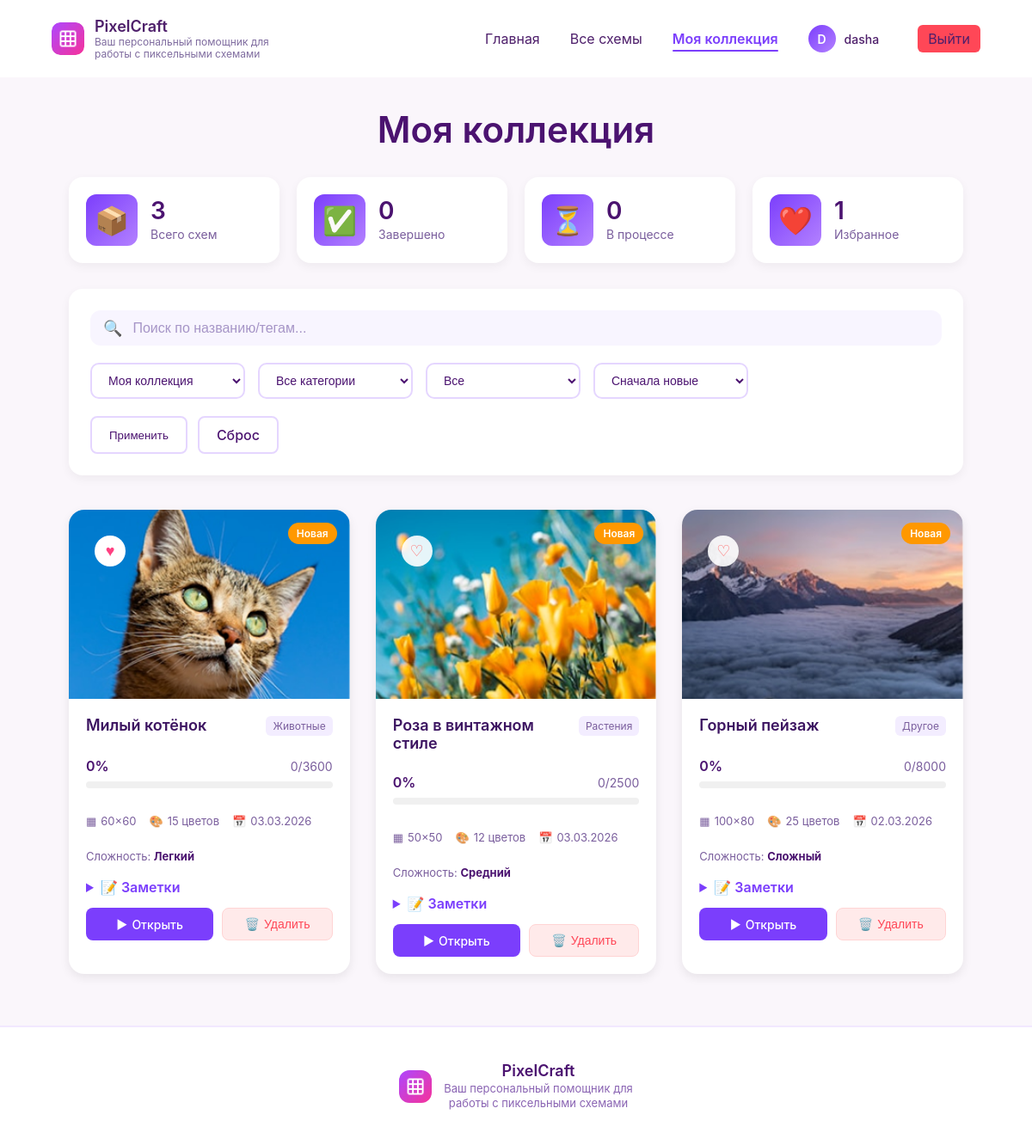
/app/views/myCollection.php (signed in), run on the app's committed database.
### tables this page shows
CREATE TABLE `collection_pattern` (
  `collection_id` int NOT NULL,
  `pattern_id` int NOT NULL,
  `added_at` timestamp NULL DEFAULT CURRENT_TIMESTAMP,
  `is_favorite` tinyint(1) NOT NULL DEFAULT '0',
  `notes` text,
  PRIMARY KEY (`collection_id`,`pattern_id`),
  KEY `pattern_id` (`pattern_id`),
  CONSTRAINT `collection_pattern_ibfk_1` FOREIGN KEY (`collection_id`) REFERENCES `collection` (`collection_id`) ON DELETE CASCADE,
  CONSTRAINT `collection_pattern_ibfk_2` FOREIGN KEY (`pattern_id`) REFERENCES `pattern` (`pattern_id`) ON DELETE CASCADE
);

CREATE TABLE `pattern` (
  `pattern_id` int NOT NULL AUTO_INCREMENT,
  `title` varchar(200) NOT NULL,
  `image_path` varchar(500) DEFAULT NULL,
  `category_id` int DEFAULT NULL,
  `difficulty` enum('beginner','intermediate','advanced') DEFAULT 'beginner',
  `width` int NOT NULL,
  `height` int NOT NULL,
  `total_pixels` int NOT NULL,
  `color_count` int NOT NULL,
  `tags` text,
  `description` text,
  `is_active` tinyint NOT NULL DEFAULT '1',
  `created_at` timestamp NULL DEFAULT CURRENT_TIMESTAMP,
  PRIMARY KEY (`pattern_id`),
  UNIQUE KEY `uq_pattern_title` (`title`),
  KEY `idx_pattern_title` (`title`),
  KEY `idx_pattern_category` (`category_id`),
  KEY `idx_pattern_difficulty` (`difficulty`),
  KEY `idx_pattern_is_active` (`is_active`),
  CONSTRAINT `pattern_ibfk_1` FOREIGN KEY (`category_id`) REFERENCES `category` (`category_id`) ON DELETE SET NULL
);

CREATE TABLE `category` (
  `category_id` int NOT NULL AUTO_INCREMENT,
  `category_name` varchar(100) NOT NULL,
  `description` text,
  PRIMARY KEY (`category_id`),
  UNIQUE KEY `uq_category_name` (`category_name`)
);

### app/views/myCollection.php (the view, shortened to what this page needs)
<?php
$db = getDB();
function h(string $s): string { return htmlspecialchars($s, ENT_QUOTES | ENT_SUBSTITUTE, 'UTF-8'); }
function difficultyLabel(string $d): string {
    return match($d) {
        'beginner' => 'Легкий',
        'intermediate' => 'Средний',
        'advanced' => 'Сложный',
        default => $d
    };
}
$userId = isset($_SESSION['user_id']) ? (int)$_SESSION['user_id'] : 0;
    ?>
<?php
$stmt = $db->prepare("SELECT collection_id, name, description, created_at FROM collection WHERE user_id = :uid ORDER BY created_at DESC");
$stmt->execute([':uid' => $userId]);
$userCollections = $stmt->fetchAll(PDO::FETCH_ASSOC);
$selectedCollectionId = (int)($_GET['collection_id'] ?? $userCollections[0]['collection_id']);
$q = trim((string)($_GET['q'] ?? ''));
$category = trim((string)($_GET['category'] ?? ''));
$status = trim((string)($_GET['status'] ?? 'all'));
$sort = trim((string)($_GET['sort'] ?? 'date-desc'));
$page = max(1, (int)($_GET['page'] ?? 1));
$where = [];
$params = [
    ':cid' => $selectedCollectionId,
    ':uid' => $userId
];
$whereSql = $where ? (" AND " . implode(" AND ", $where)) : "";
$orderSql = match($sort) {
    'date-asc' => "cp.added_at ASC",
    'name-asc' => "p.title ASC",
    'name-desc' => "p.title DESC",
    'progress-desc' => "COALESCE(pr.completion_percentage, 0) DESC, cp.added_at DESC",
    'progress-asc' => "COALESCE(pr.completion_percentage, 0) ASC, cp.added_at DESC",
    default => "cp.added_at DESC"
};
$countStmt = $db->prepare("
    SELECT COUNT(*)
    FROM collection_pattern cp
    JOIN pattern p ON p.pattern_id = cp.pattern_id
    LEFT JOIN category cat ON cat.category_id = p.category_id
    LEFT JOIN progress pr ON pr.user_id = :uid AND pr.pattern_id = p.pattern_id
    WHERE cp.collection_id = :cid
    $whereSql
");
$countStmt->execute($params);
$totalItems = (int)$countStmt->fetchColumn();
$totalPages = max(1, (int)ceil($totalItems / ITEMS_PER_PAGE));
$page = min($page, $totalPages);
$offset = ($page - 1) * ITEMS_PER_PAGE;
$listStmt = $db->prepare("
    SELECT
        p.pattern_id, p.title, p.image_path, p.width, p.height, p.total_pixels, p.color_count, p.difficulty, p.tags, p.description,
        cat.category_name,
        cp.added_at, cp.is_favorite, cp.notes,
        COALESCE(pr.completion_percentage, 0) AS completion_percentage,
        COALESCE(pr.pixels_marked, 0) AS pixels_marked
    FROM collection_pattern cp
    JOIN pattern p ON p.pattern_id = cp.pattern_id
    LEFT JOIN category cat ON cat.category_id = p.category_id
    LEFT JOIN progress pr ON pr.user_id = :uid AND pr.pattern_id = p.pattern_id
    WHERE cp.collection_id = :cid
    $whereSql
    ORDER BY $orderSql
    LIMIT :limit OFFSET :offset
");
foreach ($params as $k => $v) $listStmt->bindValue($k, $v);
$listStmt->bindValue(':limit', ITEMS_PER_PAGE, PDO::PARAM_INT);
$listStmt->bindValue(':offset', $offset, PDO::PARAM_INT);
$listStmt->execute();
$items = $listStmt->fetchAll(PDO::FETCH_ASSOC);
$statsStmt = $db->prepare("
    SELECT
        COUNT(*) AS total,
        SUM(CASE WHEN COALESCE(pr.completion_percentage, 0) >= 100 THEN 1 ELSE 0 END) AS completed,
        SUM(CASE WHEN COALESCE(pr.completion_percentage, 0) > 0 AND COALESCE(pr.completion_percentage, 0) < 100 THEN 1 ELSE 0 END) AS in_progress,
        SUM(CASE WHEN cp.is_favorite = 1 THEN 1 ELSE 0 END) AS favorites
    FROM collection_pattern cp
    JOIN pattern p ON p.pattern_id = cp.pattern_id
    LEFT JOIN progress pr ON pr.user_id = :uid AND pr.pattern_id = p.pattern_id
    WHERE cp.collection_id = :cid
");
$statsStmt->execute([':uid' => $userId, ':cid' => $selectedCollectionId]);
$stats = $statsStmt->fetch(PDO::FETCH_ASSOC) ?: ['total'=>0,'completed'=>0,'in_progress'=>0,'favorites'=>0];
?>
<!DOCTYPE html>
<html lang="ru">
<head>
    <link rel="stylesheet" href="/assets/css/style.css">
    <link rel="stylesheet" href="/assets/css/stylemyCollection.css">
</head>
<body>
<header class="header">
    <a class="logo-block" href="/index.php" style="text-decoration:none; color:inherit;">
        <img src="/assets/images/logo.png" class="header-logo-img" alt="Logo">
        <div class="logo-text">
            <div class="logo-name">PixelCraft</div>
            <div class="logo-desc">Ваш персональный помощник для<br>работы с пиксельными схемами</div>
        </div>
    </a>
    <nav class="menu">
        <a href="../../index.php">Главная</a>
        <a href="all.php">Все схемы</a>
        <a href="#" class="active-page">Моя коллекция</a>
        <span style="margin-left:35px; display:inline-flex; align-items:center; gap:10px;">
            <span class="user-avatar"><?=h(mb_strtoupper(mb_substr((string)($_SESSION['user_name'] ?? 'U'), 0, 1)))?></span>
            <span class="user-name"><?=h((string)($_SESSION['user_name'] ?? 'User'))?></span>
            <a class="logout-btn" href="myCollection.php?logout=1" style="text-decoration:none; display:inline-flex; align-items:center;">Выйти</a>
        </span>
    </nav>
</header>
<section class="collection-container">
    <div class="collection-header">
        <h1>Моя коллекция</h1>
        <div class="collection-stats">
            <div class="stat-card">
                <div class="stat-icon">📦</div>
                <div class="stat-info">
                    <div class="stat-number"><?= (int)$stats['total'] ?></div>
                    <div class="stat-label">Всего схем</div>
                </div>
            </div>
            <div class="stat-card">
                <div class="stat-icon">✅</div>
                <div class="stat-info">
                    <div class="stat-number"><?= (int)$stats['completed'] ?></div>
                    <div class="stat-label">Завершено</div>
                </div>
            </div>
            <div class="stat-card">
                <div class="stat-icon">⏳</div>
                <div class="stat-info">
                    <div class="stat-number"><?= (int)$stats['in_progress'] ?></div>
                    <div class="stat-label">В процессе</div>
                </div>
            </div>
            <div class="stat-card">
                <div class="stat-icon">❤️</div>
                <div class="stat-info">
                    <div class="stat-number"><?= (int)$stats['favorites'] ?></div>
                    <div class="stat-label">Избранное</div>
                </div>
            </div>
        </div>
        <form class="collection-controls" method="get" action="myCollection.php">
            <div class="search-box">
                <span class="search-icon">🔍</span>
                <input type="text" name="q" value="<?=h($q)?>" placeholder="Поиск по названию/тегам...">
            </div>
            <div class="filter-sort">
                <select name="collection_id" onchange="this.form.submit()">
                    <?php foreach ($userCollections as $col): ?>
                        <option value="<?= (int)$col['collection_id'] ?>" <?= ((int)$col['collection_id'] === $selectedCollectionId ? 'selected' : '') ?>>
                            <?=h($col['name'])?>
                        </option>
                    <?php endforeach; ?>
                </select>
                <select name="category" onchange="this.form.submit()">
                    <option value="Все" <?= ($category==='' || $category==='Все') ? 'selected' : '' ?>>Все категории</option>
                </select>
                <select name="status" onchange="this.form.submit()">
                    <option value="all" <?= $status==='all' ? 'selected' : '' ?>>Все</option>
                </select>
                <select name="sort" onchange="this.form.submit()">
                    <option value="date-desc" <?= $sort==='date-desc' ? 'selected' : '' ?>>Сначала новые</option>
                </select>
            </div>
            <div style="display:flex; gap:12px; flex-wrap:wrap;">
                <button class="page-btn" type="submit">Применить</button>
                <a class="page-btn" href="myCollection.php?collection_id=<?=(int)$selectedCollectionId?>" style="text-decoration:none;display:inline-flex;align-items:center;justify-content:center;">
                    Сброс
                </a>
            </div>
        </form>
    </div>
    <?php if ($totalItems === 0): ?>
        <div class="empty-collection">
            <div class="empty-icon">📭</div>
            <h3>Ничего не найдено</h3>
            <p>Попробуйте изменить фильтры или поисковый запрос.</p>
            <a href="all.php" class="browse-btn">Перейти к каталогу</a>
        </div>
    <?php else: ?>
        <div class="schemes-grid">
            <?php foreach ($items as $it):
                $pid = (int)$it['pattern_id'];
                $title = (string)$it['title'];
                $img = (string)($it['image_path'] ?: '/assets/images/default-scheme.png');
                $w = (int)$it['width'];
                $hgt = (int)$it['height'];
                $totalPixels = (int)$it['total_pixels'];
                $colors = (int)$it['color_count'];
                $diff = difficultyLabel((string)$it['difficulty']);
                $catName = (string)($it['category_name'] ?? 'Без категории');
                $progress = (float)$it['completion_percentage'];
                $pixelsMarked = (int)$it['pixels_marked'];
                $isFav = (int)$it['is_favorite'] === 1;
                $addedAt = (string)$it['added_at'];
                $badgeText = $progress >= 100 ? 'Завершено' : ($progress > 0 ? 'В процессе' : 'Новая');
                $badgeClass = $progress >= 100 ? 'badge-completed' : 'badge-in-progress';
            ?>
            <div class="collection-card">
                <div class="card-image">
                    <img src="<?=h($img)?>" alt="<?=h($title)?>">
                    <span class="card-badge <?=h($badgeClass)?>"><?=h($badgeText)?></span>
                    <form method="post" style="position:absolute; top:15px; left:15px;">
                        <button class="favorite-btn <?= $isFav ? 'active' : '' ?>" type="submit" title="Избранное">
                            <?= $isFav ? '♥' : '♡' ?>
                        </button>
                    </form>
                </div>
                <div class="card-content">
                    <div class="card-header">
                        <h3 class="card-title"><?=h($title)?></h3>
                        <span class="card-category"><?=h($catName)?></span>
                    </div>
                    <div class="card-progress">
                        <div class="progress-info">
                            <span class="progress-percent"><?=h(number_format($progress, 0))?>%</span>
                            <span class="progress-count"><?= (int)$pixelsMarked ?>/<?= (int)$totalPixels ?></span>
                        </div>
                        <div class="progress-bar">
                        </div>
                    </div>
                    <div class="card-meta">
                        <div class="meta-item"><span>▦</span><span><?=$w?>×<?=$hgt?></span></div>
                        <div class="meta-item"><span>🎨</span><span><?=$colors?> цветов</span></div>
                        <div class="meta-item"><span>📅</span><span><?=h(date('d.m.Y', strtotime($addedAt)))?></span></div>
                    </div>
                    <div style="margin:10px 0; color:#7a5e9d; font-size:13px;">
                        Сложность: <b style="color:#4b1370;"><?=h($diff)?></b>
                    </div>
                    <details style="margin-top:8px;">
                        <summary style="cursor:pointer; color:#7b3efc; font-weight:600;">📝 Заметки</summary>
                    </details>
                    <div class="card-actions" style="margin-top:14px;">
                        <a class="action-btn btn-continue" href="scheme.php?pattern_id=<?=$pid?>" style="text-decoration:none;">
                            <span>▶</span> Открыть
                        </a>
                        <form method="post" onsubmit="return confirm('Удалить схему из коллекции?');" style="flex:1;">
                            <button class="action-btn btn-remove" type="submit" style="width:100%;">
                                <span>🗑️</span> Удалить
                            </button>
                        </form>
                    </div>
                </div>
            </div>
            <?php endforeach; ?>
        </div>
    <?php endif; ?>
</section>
<footer class="footer">
    <div class="footer-content">
        <div class="footer-logo">
            <img src="/assets/images/logo.png" class="footer-img" alt="">
            <div class="footer-text">
                <div class="footer-title">PixelCraft</div>
                <div class="footer-sub">Ваш персональный помощник для<br>работы с пиксельными схемами</div>
            </div>
        </div>
    </div>
</footer>
</body>
</html>

### data on the page
collection_pattern: pattern.image_path (picture), badgeText "Новая", pattern.title "Милый котёнок", category.category_name "Животные", progress "0", pixelsMarked "0", pattern.total_pixels "3600", pattern.width "60", pattern.height "60", pattern.color_count "15", added_at "03.03.2026", pattern.difficulty "Легкий"
collection_pattern: pattern.image_path (picture), badgeText "Новая", pattern.title "Роза в винтажном стиле", category.category_name "Растения", progress "0", pixelsMarked "0", pattern.total_pixels "2500", pattern.width "50", pattern.height "50", pattern.color_count "12", added_at "03.03.2026", pattern.difficulty "Средний"
collection_pattern: pattern.image_path (picture), badgeText "Новая", pattern.title "Горный пейзаж", category.category_name "Другое", progress "0", pixelsMarked "0", pattern.total_pixels "8000", pattern.width "100", pattern.height "80", pattern.color_count "25", added_at "02.03.2026", pattern.difficulty "Сложный"

### other printed values
$_SESSION['user_name'] "dasha"
$stats['total'] "3"
$stats['completed'] "0"
$stats['in_progress'] "0"
$stats['favorites'] "1"
form field collection_id "Моя коллекция"
